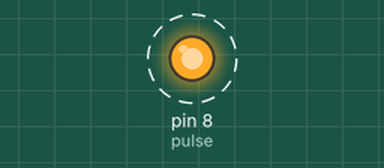
Recording of a sketch running on a simulated Arduino Uno, built with avr-gcc and run on an emulated ATmega328P. Shown: output pins drawn as LEDs (lit = HIGH). Dashed ring = blinking.

Above: at 0.2 s.
Timing chart, 0 to 4.6 s (numbered marks = the images above):
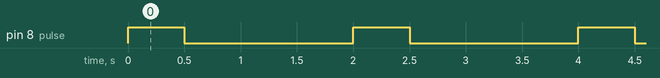

Measured:
- by itself, pin 8 (pulse): alternates HIGH for 0.50 s and LOW for 1.5 s

The sketch:

1.ino
```cpp
int pulse=8;
void setup() {
  pinMode(pulse, OUTPUT);
}

void loop() {
 digitalWrite(pulse,HIGH);
  delay(500);
  digitalWrite(pulse,LOW);
  delay(1500);

}
```
